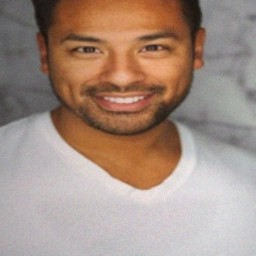
#> input picture data/train/real/real_train_0018.jpg, 256 x 256 px
$ python dataset_audit.py
#> lines starting #> are read from the running program, lines starting #| are printed output that depends on the picture
"""
Dataset Integrity, Duplicate Detection, Source-Group Clustering, and Leakage Audit Module.

Provides:
1. SHA-256 exact byte duplicate & cross-split / cross-label conflict detection.
2. Perceptual hashing (64-bit 2D DCT pHash) & near-duplicate detection with chunked
   vectorized Hamming distance computation and bounded star/leader clustering.
3. Provenance-aware source-group resolution and leakage-free splitting via
   sklearn.model_selection.StratifiedGroupKFold.
4. Corrupted image verification, resolution profiling, and structured JSON reporting
   to results/dataset_audit.json without mutating or deleting original files.
"""

import argparse
import hashlib
import json
import re
from collections import Counter, defaultdict
from pathlib import Path
from typing import Any, Dict, List, Optional, Sequence, Tuple

import numpy as np
from PIL import Image, ImageOps
from scipy.fft import dct
from sklearn.model_selection import StratifiedGroupKFold

IMAGE_EXTENSIONS = {".jpg", ".jpeg", ".png", ".webp", ".bmp"}


def compute_file_sha256(file_path: Path, chunk_size: int = 65536) -> str:
    """Computes SHA-256 digest of raw file bytes on disk."""
    h = hashlib.sha256()
    with open(file_path, "rb") as f:
        while True:
            chunk = f.read(chunk_size)
            if not chunk:
                break
            h.update(chunk)
    return h.hexdigest()


def _bits_to_hex(bits: np.ndarray) -> str:
    """Converts a 64-element binary vector to a 16-char hexadecimal string."""
    packed = np.packbits(bits.astype(np.uint8))
    return packed.tobytes().hex()


def compute_phash(
    image: Image.Image,
    hash_size: int = 8,
    highfreq_factor: int = 4,
    exclude_dc: bool = True,
) -> Tuple[str, np.ndarray]:
    """
    Computes 64-bit 2D DCT perceptual hash (pHash).

    Returns:
        (phash_hex, phash_bits): 16-char hex digest and shape-(64,) uint8 array.
    """
    img_size = hash_size * highfreq_factor
    gray = image.convert("L").resize((img_size, img_size), Image.Resampling.LANCZOS)
    pixels = np.asarray(gray, dtype=np.float32)

    dct_coeff = dct(dct(pixels, axis=0, norm="ortho"), axis=1, norm="ortho")
    low_freq = dct_coeff[:hash_size, :hash_size]
    flat = low_freq.flatten()
    ref_vals = flat[1:] if (exclude_dc and len(flat) > 1) else flat
    med = float(np.median(ref_vals))

    bits = (flat > med).astype(np.uint8)
    return _bits_to_hex(bits), bits


def phash_hamming_distance(bits_a: np.ndarray, bits_b: np.ndarray) -> int:
    """Computes Hamming distance between two binary pHash vectors."""
    return int(np.sum(np.asarray(bits_a, dtype=np.uint8) != np.asarray(bits_b, dtype=np.uint8)))


# [21 lines left out: function _infer_structured_source_id, not called in this run]


def scan_dataset_images(
    data_dir: Path,
    manifest_paths: Optional[Sequence[str]] = None,
) -> Dict[str, Any]:
    """
    Non-destructively scans all images under data_dir/{train,val,test}/{real,fake}
    or data_dir/{real,fake}, verifying file readability, resolutions, SHA-256, and pHash.
    Also checks any optional manifest_paths for missing files.
    """
    records: List[Dict[str, Any]] = []
    corrupted_files: List[Dict[str, str]] = []
    missing_files: List[str] = []
    resolution_counts: Counter = Counter()
    mode_counts: Counter = Counter()
    split_counts: Counter = Counter()
    class_counts: Counter = Counter()
    split_class_counts: Dict[str, Counter] = defaultdict(Counter)

    has_presplit = (data_dir / "train").exists() and (data_dir / "val").exists()
    candidate_entries: List[Tuple[str, str, int, Path]] = []

    if has_presplit:
        for split in ("train", "val", "test"):
            split_dir = data_dir / split
            if not split_dir.exists():
                continue
            for cls_name, lbl in (("real", 0), ("fake", 1)):
                cls_dir = split_dir / cls_name
                if not cls_dir.exists():
                    continue
                for fpath in sorted(cls_dir.iterdir()):
                    if fpath.is_symlink() and not fpath.exists():
                        missing_files.append(str(fpath))
                        continue
                    if fpath.is_file() and fpath.suffix.lower() in IMAGE_EXTENSIONS:
                        candidate_entries.append((split, cls_name, lbl, fpath))
    else:
        for cls_name, lbl in (("real", 0), ("fake", 1)):
            cls_dir = data_dir / cls_name
            if not cls_dir.exists():
                continue
            for fpath in sorted(cls_dir.iterdir()):
                if fpath.is_symlink() and not fpath.exists():
                    missing_files.append(str(fpath))
                    continue
                if fpath.is_file() and fpath.suffix.lower() in IMAGE_EXTENSIONS:
                    candidate_entries.append(("unsplit", cls_name, lbl, fpath))

    # Check explicit expected manifest paths for missing files if supplied
    if manifest_paths:
        for rel_or_abs in manifest_paths:
            p = Path(rel_or_abs)
            if not p.is_absolute():
                p = data_dir / p
            if not p.exists():
                missing_files.append(str(p))

    for idx, (split, cls_name, lbl, fpath) in enumerate(candidate_entries):
        split_counts[split] += 1
        class_counts[cls_name] += 1
        split_class_counts[split][cls_name] += 1

        try:
            file_size = fpath.stat().st_size
            sha256 = compute_file_sha256(fpath)

            # Verify structural integrity then decode RGB
            with Image.open(fpath) as verify_im:
#> verify_im is the input picture: PIL image 256x256 RGB; mean R, G, B 164.8, 142.9, 131
                verify_im.verify()

            with Image.open(fpath) as im:
                im = ImageOps.exif_transpose(im)
                mode_counts[im.mode] += 1
                width, height = im.size
                resolution_counts[f"{width}x{height}"] += 1
                rgb = im.convert("RGB")
                phash_hex, phash_bits = compute_phash(rgb)
                flipped = rgb.transpose(Image.Transpose.FLIP_LEFT_RIGHT)
                _, phash_flip_bits = compute_phash(flipped)

            records.append(
                {
                    "index": len(records),
                    "path": str(fpath),
                    "rel_path": str(fpath.relative_to(data_dir)),
                    "filename": fpath.name,
                    "split": split,
                    "class_name": cls_name,
                    "label": int(lbl),
                    "file_size_bytes": int(file_size),
                    "width": int(width),
                    "height": int(height),
                    "sha256": sha256,
                    "phash": phash_hex,
                    "phash_bits": phash_bits,
                    "phash_flip_bits": phash_flip_bits,
                }
            )
        except Exception as exc:
            corrupted_files.append(
                {
                    "path": str(fpath),
                    "split": split,
                    "class_name": cls_name,
                    "error": f"{type(exc).__name__}: {exc}",
                }
            )

    return {
        "has_presplit": has_presplit,
        "records": records,
        "corrupted_files": corrupted_files,
        "missing_files": sorted(set(missing_files)),
        "resolution_distribution": dict(sorted(resolution_counts.items())),
        "mode_distribution": dict(sorted(mode_counts.items())),
        "split_counts": dict(split_counts),
        "class_counts": dict(class_counts),
        "split_class_distribution": {k: dict(v) for k, v in split_class_counts.items()},
    }


def detect_exact_duplicates(records: List[Dict[str, Any]]) -> Dict[str, Any]:
    """Detects exact SHA-256 duplicate groups, redundant counts, and split/label leaks."""
    by_sha: Dict[str, List[Dict[str, Any]]] = defaultdict(list)
    for rec in records:
        by_sha[rec["sha256"]].append(rec)

    dup_groups = []
    cross_split_groups = 0
    cross_label_groups = 0
    redundant_copies = 0
    total_files_in_dup_groups = 0

    for sha, items in by_sha.items():
        if len(items) <= 1:
            continue
        splits_involved = sorted({it["split"] for it in items})
        labels_involved = sorted({it["class_name"] for it in items})
        is_cross_split = len(splits_involved) > 1
        is_cross_label = len(labels_involved) > 1

        if is_cross_split:
            cross_split_groups += 1
        if is_cross_label:
            cross_label_groups += 1

        redundant_copies += len(items) - 1
        total_files_in_dup_groups += len(items)

        dup_groups.append(
            {
                "sha256": sha,
                "count": len(items),
                "splits": splits_involved,
                "labels": labels_involved,
                "cross_split_leakage": is_cross_split,
                "cross_label_conflict": is_cross_label,
                "files": [
                    {
                        "rel_path": it["rel_path"],
                        "split": it["split"],
                        "class_name": it["class_name"],
                    }
                    for it in items
                ],
            }
        )

    dup_groups.sort(key=lambda g: g["count"], reverse=True)
    return {
        "unique_sha256_count": len(by_sha),
        "duplicate_group_count": len(dup_groups),
        "duplicate_extra_copy_count": int(redundant_copies),
        "total_files_in_duplicate_groups": int(total_files_in_dup_groups),
        "cross_split_duplicate_group_count": int(cross_split_groups),
        "cross_label_conflict_group_count": int(cross_label_groups),
        "duplicate_groups": dup_groups,
    }


def detect_near_duplicates(
    records: List[Dict[str, Any]],
    phash_threshold: int = 4,
    block_size: int = 512,
    max_sample_pairs: int = 30,
) -> Dict[str, Any]:
    """
    Detects perceptual exact-pHash matches (dist == 0) and near-duplicates (dist <= threshold)
    using memory-bounded chunked vectorized Hamming computation and diameter-bounded
    leader clustering (avoiding transitive chaining across unrelated portraits).
    """
    n = len(records)
    if n == 0:
        return {
            "phash_threshold": phash_threshold,
            "unique_phash_count": 0,
            "exact_phash_collision_images": 0,
            "near_duplicate_image_count": 0,
            "cross_split_near_duplicate_image_count": 0,
            "near_duplicate_cluster_count": 0,
            "multi_member_cluster_count": 0,
            "similarity_summary": {},
            "sample_cross_split_near_duplicates": [],
        }

    bits = np.stack([r["phash_bits"] for r in records]).astype(np.int16)
    flip_bits = np.stack([r["phash_flip_bits"] for r in records]).astype(np.int16)
    row_sums = bits.sum(axis=1, keepdims=True)
    flip_sums = flip_bits.sum(axis=1, keepdims=True)

    has_exact_phash_match = np.zeros(n, dtype=bool)
    has_near_dup = np.zeros(n, dtype=bool)
    has_cross_split_near_dup = np.zeros(n, dtype=bool)
    min_neighbor_dists = np.full(n, 64, dtype=np.int16)
    min_cross_split_dists = np.full(n, 64, dtype=np.int16)

    splits_arr = np.array([r["split"] for r in records])
    shas_arr = [r["sha256"] for r in records]

    # Sample interesting cross-split near-duplicates (non-identical SHA-256)
    sample_pairs: List[Dict[str, Any]] = []

    # Leader/star clustering assignments (leader index -> members)
    assigned_leader = np.full(n, -1, dtype=np.int32)
    leaders: List[int] = []

    for start in range(0, n, block_size):
        end = min(n, start + block_size)
        blk = bits[start:end]
        blk_sum = row_sums[start:end]

        d_orig = blk_sum + row_sums.T - 2 * (blk @ bits.T)
        d_flip = blk_sum + flip_sums.T - 2 * (blk @ flip_bits.T)
        d_min = np.minimum(d_orig, d_flip)

        for local_i in range(end - start):
            global_i = start + local_i
            row = d_min[local_i]
            row[global_i] = 999  # Exclude self

            min_d = int(row.min())
            min_neighbor_dists[global_i] = min_d
            if min_d == 0:
                has_exact_phash_match[global_i] = True
            if min_d <= phash_threshold:
                has_near_dup[global_i] = True

            cross_mask = splits_arr != splits_arr[global_i]
            if np.any(cross_mask):
                cross_dists = row[cross_mask]
                min_cross = int(cross_dists.min())
                min_cross_split_dists[global_i] = min_cross
                if min_cross <= phash_threshold:
                    has_cross_split_near_dup[global_i] = True

                    # Record representative non-SHA-identical cross-split pair
                    if len(sample_pairs) < max_sample_pairs:
                        cross_indices = np.where((row <= phash_threshold) & cross_mask)[0]
                        for j in cross_indices:
                            j_int = int(j)
                            if shas_arr[global_i] != shas_arr[j_int] and global_i < j_int:
                                dist_val = int(row[j_int])
                                sample_pairs.append(
                                    {
                                        "file_a": records[global_i]["rel_path"],
                                        "split_a": records[global_i]["split"],
                                        "class_a": records[global_i]["class_name"],
                                        "file_b": records[j_int]["rel_path"],
                                        "split_b": records[j_int]["split"],
                                        "class_b": records[j_int]["class_name"],
                                        "hamming_distance": dist_val,
                                        "similarity_score": round(1.0 - (dist_val / 64.0), 4),
                                    }
                                )
                                break

            # Bounded greedy leader assignment (prevents transitive chaining)
            if assigned_leader[global_i] == -1:
                best_leader = -1
                best_leader_dist = phash_threshold + 1
                if leaders:
                    leader_arr = np.array(leaders, dtype=np.int32)
                    l_dists = row[leader_arr]
                    min_idx = int(np.argmin(l_dists))
                    if int(l_dists[min_idx]) <= phash_threshold:
                        best_leader = int(leader_arr[min_idx])
                        best_leader_dist = int(l_dists[min_idx])

                if best_leader != -1 and best_leader_dist <= phash_threshold:
                    assigned_leader[global_i] = best_leader
                else:
                    leaders.append(global_i)
                    assigned_leader[global_i] = global_i

    cluster_sizes = Counter(int(x) for x in assigned_leader)
    multi_clusters = sum(1 for sz in cluster_sizes.values() if sz > 1)
    unique_phashes = len({r["phash"] for r in records})

    for idx, rec in enumerate(records):
        rec["phash_cluster_id"] = f"phash_cluster_{int(assigned_leader[idx]):04d}"

    return {
        "phash_threshold": int(phash_threshold),
        "unique_phash_count": int(unique_phashes),
        "exact_phash_collision_images": int(np.sum(has_exact_phash_match)),
        "near_duplicate_image_count": int(np.sum(has_near_dup)),
        "cross_split_near_duplicate_image_count": int(np.sum(has_cross_split_near_dup)),
        "near_duplicate_cluster_count": int(len(cluster_sizes)),
        "multi_member_cluster_count": int(multi_clusters),
        "similarity_summary": {
            "nearest_neighbor_hamming_min": int(np.min(min_neighbor_dists)),
            "nearest_neighbor_hamming_median": float(np.median(min_neighbor_dists)),
            "nearest_neighbor_hamming_p90": float(np.percentile(min_neighbor_dists, 90)),
            "nearest_neighbor_hamming_max": int(np.max(min_neighbor_dists)),
            "nearest_cross_split_hamming_median": float(np.median(min_cross_split_dists)),
            "mean_nearest_similarity": round(float(np.mean(1.0 - min_neighbor_dists / 64.0)), 4),
        },
        "sample_cross_split_near_duplicates": sorted(
            sample_pairs, key=lambda x: x["hamming_distance"]
        )[:max_sample_pairs],
    }


def _load_anchor_hashes(data_dir: Path) -> List[Tuple[str, np.ndarray, np.ndarray]]:
    """
    Loads base authentic portrait pHashes from data_dir/demo_samples (and root
    whatsapp_test_input.jpg if present) to recognize portrait identity derivations.
    """
    anchors: List[Tuple[str, np.ndarray, np.ndarray]] = []
    anchor_candidates: List[Path] = []

    demo_dir = data_dir / "demo_samples"
    if demo_dir.exists():
        # Prefer authentic base portraits first to avoid fake-variant collisions
        anchor_candidates.extend(sorted(demo_dir.glob("authentic_*.*")))
        if not anchor_candidates:
            anchor_candidates.extend(sorted(demo_dir.glob("*.*")))

    whatsapp_path = data_dir.parent / "whatsapp_test_input.jpg"
    if whatsapp_path.exists():
        anchor_candidates.append(whatsapp_path)

    for p in anchor_candidates:
        if p.is_file() and p.suffix.lower() in IMAGE_EXTENSIONS:
            try:
                with Image.open(p) as im:
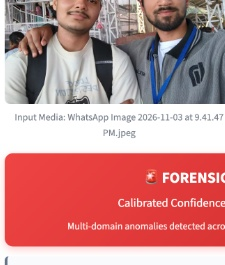
#> input picture whatsapp_test_input.jpg, 225 x 265 px, found by its file name
#> im is the input picture: PIL image 225x265 RGB; mean R, G, B 196.5, 139.7, 140.2
                    rgb = im.convert("RGB")
                    _, b_orig = compute_phash(rgb)
#> in compute_phash, `gray = image.convert("L").resize((img_size, img_size), Image.Resamplin..`:
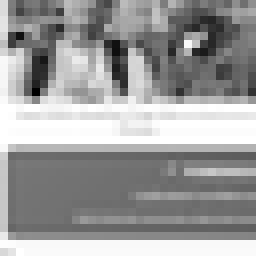
#> gray: PIL image 32x32 L (shown 8 times larger); min 0, max 255, mean 156.1
#> (the rest of the program and of its run is left out)
